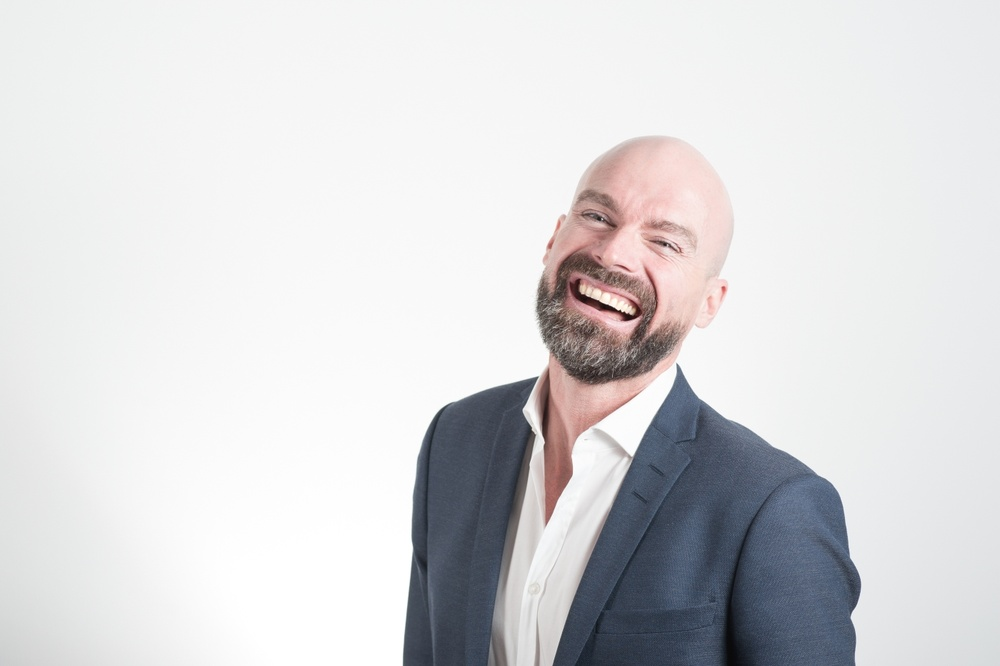
#> input picture src/improcpy/sample_images/man.jpg, 1000 x 666 px, shrunk from 1400 x 932 before the run
$ python testing.py
#> lines starting #> are read from the running program, lines starting #| are printed output that depends on the picture
### src/improcpy/image.py
from matplotlib.pyplot import imread
import matplotlib.pyplot as plt
from matplotlib import colors
import numpy as np
from exceptions import ImproperImageFormatException
from PIL import Image

# This decorator is used to prevent or allow changes to Image upon transformations
def reset_image(func):
    # [7 lines left out: function wrapper, not called in this run]

    return wrapper


# This decorator is used to allow numpy arrays or Image objects inside of ImageProcessing
def correct_image(func):
    def wrapper(*args, **kwargs):
        if isinstance(kwargs.get("image", None), Image):
            image_instance = kwargs.get("image", None)
            kwargs["image"] = image_instance.image
            image_instance.update_image(func(*args, **kwargs))
            return image_instance
        if len(args) > 0 and isinstance(args[0], Image):
            args = [*args]
            image_instance = args[0]
            args[0] = image_instance.image
            image_instance.update_image(func(*args, **kwargs))
            return image_instance
        else:
            return func(*args, **kwargs)

    return wrapper


# This decorator is used to allow numpy arrays or Image objects inside of ImageProcessing for two image inputs
def correct_images(func):
    # [14 lines left out: function wrapper, not called in this run]

    return wrapper


class Image(object):
    def __init__(self, image):
        """
            image [ndarray]:
        """
        self.image = np.array(image)
        self.temp = np.array(image)
        self.default = np.array(image)

    def __str__(self):
        return str(self.image)

    def update_image(self, image):
        if isinstance(image, Image):
            self.image = image.image
        else:
            self.image = np.array(image)
        self.temp = np.array(image)
        self.default = np.array(image)

    def hard_reset(self):
        """Resets the image back to its very beginning"""
        self.image = self.default

    def soft_reset(self):
        """Resets the image back one step and can only be performed within a method"""
        self.image = self.temp

    def plot_image(self, title=""):
        ImageProcessing.plot_image(self.image, title, color=isinstance(self, ColorImage))

    def plot_image_full(self, title=""):
        ImageProcessing.plot_image_full(self.image, title, color=isinstance(self, ColorImage))

    # [125 lines left out: functions flip, red_channel, green_channel, blue_channel, color_channel, thresholder and 15 more, not called in this run]


class ColorImage(Image):
    def __init__(self, image=None, path=None):
        """
            image [ndarray]:
        """
#> called with path = 'sample_images/man.jpg'
        if not image is None:
            pass
        elif image is None and not path is None:
            image = imread(path)
#> image is the input picture: shape (666, 1000, 3); mean R, G, B 215.9, 215.5, 217.3
        else:
            raise ImproperImageFormatException("Must include path or image array")

        if len(np.shape(image)) < 3 or np.shape(image)[2] == 1:
            raise ImproperImageFormatException()

        super().__init__(image)

    def to_gray_scale(self):
        return GrayImage(ImageProcessing.to_gray_scale(self.image))


class GrayImage(Image):
    # [15 lines left out: function __init__, not called in this run]


class ImageProcessing(object):
    """
    A class contains static methods for use in image processing, all methods take in an image input that can either be a numpy array or Image object

    ...

    Methods
    -------
    flip(image)
        ****
    red_channel(image)
        ****
    green_channel(image)
        ****
    blue_channel(image)
        ****
    color_channel(image,color="r")
        ****
    bright_adjust(image,c)
        ****
    contrast_adjust(image,c)
        ****
    thresholder(image,c)
        ****
    cropper(image,width,height,x=0,y=0)
        ****
    scaler(image)
        ****
    light_field(image,h,w)
        ****
    plot_image(image, title="", color=True)
        ****
    to_gray_scale(image)
        ****
    to_HSB(image)
        ****
    to_RGB(image)
        ****
    alpha_blend(image1, image2, alpha=0.5)
        ****
    cross_dissolve(image1, image2, numsteps=10)
        ****
    blur_gray(image, size=3)
        ****
    median_filter_gray(image, size=3)
        ****
    convolution_gray(image, kernel)
        ****
    sharpen_gray(image)
        ****
    edge_detect_gray(image)
        ****
    compose(image, frame, transformation)
        ****
    frame(image, frame, translate=[0, 0], rotation=0, scale=1)
        ****
    dft_filter(image, filter)
        ****
    filter_interference(image)
        ****

    """

    @staticmethod
    @correct_image
    def flip(image):
        """Flips an image upside down

        Parameters
        ----------
        image : numpy array
            the image to transform

        Returns
        -------
        numpy array
            the edited image
        """
        return image[::-1]
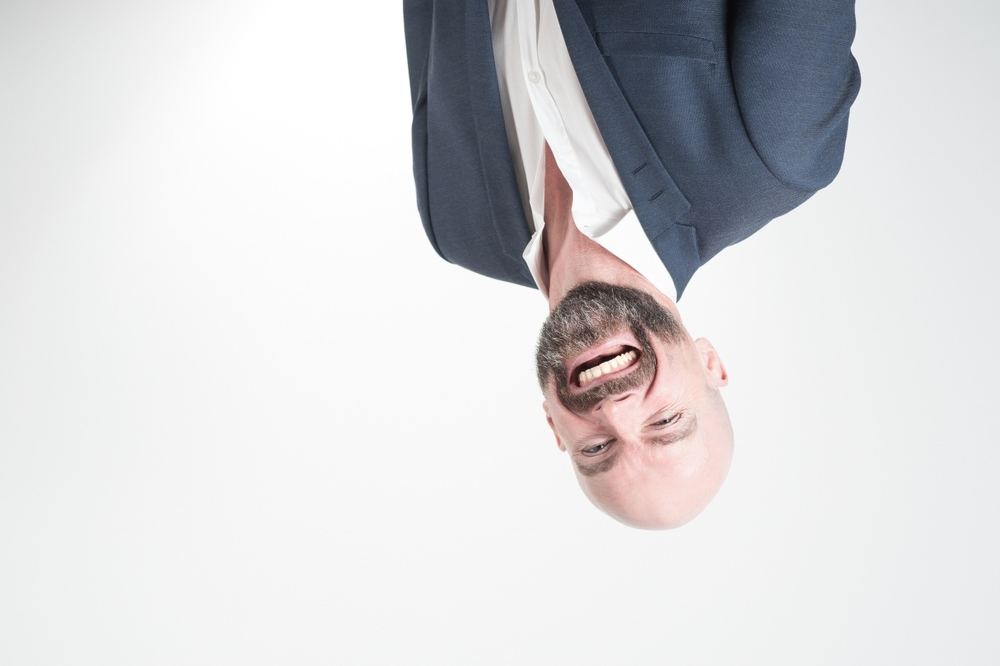
#> returned value: shape (666, 1000, 3); mean of channels 0, 1, 2 215.9, 215.5, 217.3; drawn as R, G, B

    # [232 lines left out: functions red_channel, green_channel, blue_channel, color_channel, bright_adjust, contrast_adjust and 5 more, not called in this run]

    @staticmethod
    @correct_image
    def plot_image_full(image, title="", color=True):
        """Plots an image using matplotlib on a figure created by this method

        Parameters
        ----------
        image : numpy array
            the light field to transform into an image
        title: string
            title of the image to be displayed above the plot
        color : boolean
            true if the image is a ColorImage (default True)
        """
        plt.figure()
        im = np.array(image, dtype=np.uint8)
        if color:
            plt.imshow(im, vmin=0, vmax=255)
        else:
            plt.imshow(im, vmin=0, vmax=255, cmap="Greys_r")
        plt.title(title)
        plt.show()

    # [358 lines left out: functions to_gray_scale, to_HSB, to_RGB, alpha_blend, cross_dissolve, blur_gray and 8 more, not called in this run]

### src/improcpy/testing.py
from matplotlib.pyplot import imread
import matplotlib.pyplot as plt
import numpy as np
from image import ColorImage, GrayImage
from image import ImageProcessing as ip


class Testing(object):
    @staticmethod
    def after(image, title, save):
        plt.figure()
        image.plot_image(title)
        if not save:
            plt.show()
        else:
            plt.savefig(title)

    class ColorTesting(object):
        @staticmethod
        def before(path):
            return ColorImage(path=path)

        @staticmethod
        def test_flip(path="sample_images/man.jpg", save=False):
            image = Testing.ColorTesting.before(path)
            title = "flipped color image"
            image.flip()
            Testing.after(image, title, save)

    class GrayTesting(object):
        @staticmethod
        def before(path):
            return GrayImage(path=path)

        @staticmethod
        def test_flip(path="sample_images/man.jpg", save=False):
            image = Testing.GrayTesting.before(path)
            title = "flipped grey image"
            image.flip()
            Testing.after(image, title, save)


# Testing.GrayTesting.test_flip()
# Testing.ColorTesting.test_flip()

image = Testing.ColorTesting.before(path="sample_images/man.jpg")
image = ip.flip(image)
image.plot_image_full()
